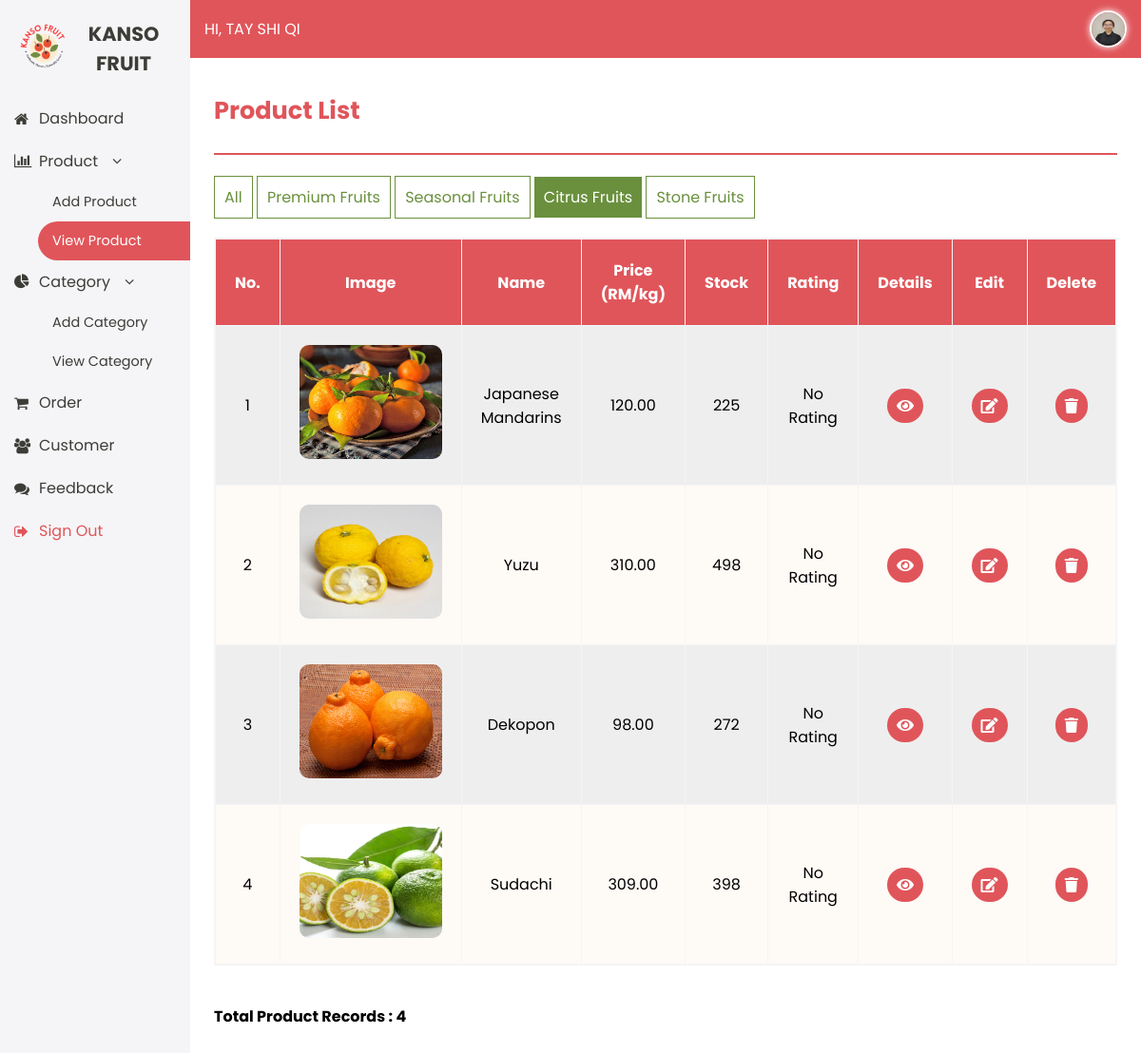
The app's page /view_product3.php (signed in) with its own data.
### tables this page shows
CREATE TABLE `admintbl` (
  `admin_id` int(11) NOT NULL,
  `admin_name` varchar(200) NOT NULL,
  `admin_email` varchar(100) NOT NULL,
  `admin_password` char(35) NOT NULL,
  `admin_contact` char(15) NOT NULL,
  `admin_gender` char(7) NOT NULL,
  `admin_image` varchar(150) NOT NULL
);

CREATE TABLE `producttbl` (
  `product_id` int(11) NOT NULL,
  `product_name` varchar(200) NOT NULL,
  `product_description` text NOT NULL,
  `product_price` decimal(10,2) NOT NULL,
  `product_stock_level` int(5) NOT NULL,
  `product_date_created` date NOT NULL,
  `product_image` varchar(150) NOT NULL,
  `category_id` int(11) NOT NULL
);

### view_product3.php (the view, shortened to what this page needs)
<?php
include "config.php";
$sess_aid = $_SESSION["sess_aid"];
$get_admin = mysqli_query($conn, "select * from admintbl where admin_id=$sess_aid");
$admin_rec = mysqli_fetch_assoc($get_admin );
?>
<!DOCTYPE HTML>
<html>
	<head>
		<link rel="stylesheet" href="css/admin_design.css" />
		<link href="https://cdnjs.cloudflare.com/ajax/libs/font-awesome/5.15.4/css/all.min.css" rel="stylesheet">
		<link rel="stylesheet" href="https://cdnjs.cloudflare.com/ajax/libs/font-awesome/4.7.0/css/font-awesome.min.css">
	</head>
	<body>
	<div id="body">
		<div id="leftnav">
			<div id="logo">
				<div class="one">
					<a href="index.html"><img src="images/logo.png" title="Kanso Fruits" alt="Kanso Fruits Logo" /></a>
				</div>
				<div class="two">
					<a href="index.html">Kanso Fruit</a>
				</div>
			</div>
			<div id="sidenav">
				<p><a href="admin_dashboard.php"><i class="fa fa-home"></i>Dashboard</a></p>
				<p class="three"><i class="fa fa-bar-chart"></i>Product<i class="fa fa-angle-down"></i></p>
					<p class="angle"><a href="add_product.php">Add Product</a></p>
					<p class="angle">
					<span style="background-color:#e0555a; color:white; border-radius:40px 0px 0px 40px; cursor:pointer; display:flex;
					align-items:center; padding:10px 15px;">
					View Product<span></p>
				<p class="three"><i class="fa fa-pie-chart"></i>Category<i class="fa fa-angle-down"></i></p>
					<p class="angle"><a href="add_category.php">Add Category</a></p>
					<p class="angle"><a href="view_category.php">View Category</a></p>
				<p><a href="view_order.php"><i class="fa fa-shopping-cart"></i>Order</a></p>
				<p><a href="view_customer.php"><i class="fa fa-users"></i>Customer</a></p>
				<p><a href="view_feedback.php"><i class="fa fa-comments"></i>Feedback</a></p>
				<p style="color:#e0555a;"><a href="admin_logout.php"><i class="fa fa-sign-out"></i>Sign Out</a></p>
			</div>
		</div>
		<div id="rightnav">
			<div id="top">
				<div class="halo">
					<p>Hi, <?php echo $admin_rec['admin_name']; ?></p>
				</div>
				<div class="profile">
					<a href="admin_profile.php">
						<?php
							if ($admin_rec["admin_image"] == "")
							{
								$filename = "admin_image/profile.png";
							}
							else
							{
								$filename = "admin_image/".$admin_rec["admin_image"];
							}
							echo "<img src='".$filename."'>";
						?>
					</a>
				</div>
			</div>
			<div id="down">
				<div class="table">
					<h3>Product List</h3>
					<hr>
					<p class="categorylink">
						<a href="view_product.php">All</a>
						<a href="view_product1.php">Premium Fruits</a>
						<a href="view_product2.php">Seasonal Fruits</a>
						<span style="padding:10px; border:none; background-color:#6a903d; color:#fff;">Citrus Fruits</span>
						<a href="view_product4.php">Stone Fruits</a>
					</p>
					<?php
					$get_product_list = mysqli_query($conn,"select * from producttbl, categorytbl where producttbl.category_id = categorytbl.category_id AND categorytbl.category_id = '4' ");
					$count = mysqli_num_rows($get_product_list);
					echo "<table border='1px' class= 'product-table'>";
						echo "<tr>";
						echo "<th>No.</th>";
						echo "<th>Image</th>";
						echo "<th>Name</th>";
						echo "<th>Price (RM/kg)</th>";
						echo "<th>Stock</th>";
						echo "<th>Rating</th>";
						echo "<th>Details</th>";
						echo "<th>Edit</th>";
						echo "<th>Delete</th>";
						echo "</tr>";
					if ($count == 0)
					{
						echo "No product record were found.";
					}
					else
					{
						$x=1;
						while($prod_rec = mysqli_fetch_assoc($get_product_list))
						{
							if ($prod_rec["product_image"] == "None")
							{
								$filename = "product_image/default.png";
							}
							else
							{
								$filename = "product_image/".$prod_rec["product_image"];
							}
							$pid = $prod_rec["product_id"];
							$get_average = mysqli_query ($conn, "select avg(item_rating) as average_rating from itemtbl where product_id =$pid AND item_rating !=0");
							$rec = mysqli_fetch_assoc ($get_average);
							echo "<tr>";
							echo "<td>". $x ."</td>";
							echo "<td><img src='".$filename."'></td>";
							echo "<td>".$prod_rec['product_name']."</td>";
							echo "<td>".number_format($prod_rec['product_price'],2)."</td>";
							echo "<td>".$prod_rec['product_stock_level']."</td>";
							echo "<td>";
							if ($rec["average_rating"] != 0)
							{
								echo " ".number_format($rec["average_rating"],2);
							}
							else
							{
								echo "No Rating";
							}
							echo "</td>";
							echo "<td><a href='view_product_detail.php?view_pk=".$prod_rec['product_id']."' class='icon fas fa-eye'></a></td>";
							echo "<td><a href='edit_product.php?edit_pk=".$prod_rec['product_id']."' class='icon fas fa-pencil-square-o '></a></td>";
							echo "<td><a href='view_product.php?del_pk=".$prod_rec['product_id']."' onclick='return confirm_delete();'
							class='icon fas fa-trash'></a></td>";
							echo "</tr>";
							$x++;
						}
					}
					echo "</table>";
					echo "<br>";
					echo "<p><b>Total Product Records : ".$count."</b></p>";
					?>
				</div>
			</div>
		</div>
	</div>
	</body>
</html>

### css/admin_design.css (style rules this page uses)
body { margin:0; padding:0; font-family:'Poppins', sans-serif; background-color:#F5F5F7; }
a { text-decoration:none; color:inherit; }
#body { display:flex; height:100vh; }
#leftnav { width:250px; background-color:#F5F5F7; color:#3C3D37; display:flex; flex-direction:column; }
#logo { display:flex; align-items:center; justify-content:center; padding:20px; text-align:center; }
#logo .one img { width:50px; height:50px; margin-right:10px; }
#logo .two a { font-size:1.3em; font-weight:bold; color:#3C3D37; text-transform:uppercase; }
#sidenav a { display:flex; align-items:center; padding:10px 15px; cursor:pointer; }
#sidenav p.three { margin:10px 0px; }
#sidenav p.three i { margin:0px 16px 0px 15px; }
#sidenav p i { margin-right:16px; width:10px; }
#sidenav p { margin:0; font-size:1em; }
#sidenav p.angle { font-size:0.9em; margin-left:40px; }
#rightnav { flex:1; display:flex; flex-direction:column; }
#top { display:flex; background-color:#e0555a; padding:2px 15px; justify-content:space-between; align-items:center; color:#fff; }
#top .halo { font-size:16px; text-transform:uppercase; }
#top .profile img { width:35px; height:35px; border-radius:100%; border:2px solid white; box-shadow:0px 0px 7px white; margin-top:7px; }
#down { flex:1; padding:10px; background-color:white; overflow-y:auto; }
.categorylink { margin-bottom:30px; }
.categorylink a { border:1px solid #6a903d; padding:10px; background-color:#fff; color:#6a903d; }
.table { padding:0px 15px; box-sizing:border-box; width:100%; }
.table h3 { font-size:1.6em; color:#e0555a; font-family:; }
.table hr { border:1px solid #e0555a; margin-bottom:2em; }
.table img { width:150px; height:120px; border-radius:10px; }
.table .product-table { width:100%; border-collapse:collapse; text-align:center; border:2px solid #F5F5F7; }
.table .product-table th { padding:20px; background-color:#e0555a; color:white; }
.table .product-table td { padding:20px; }
.table .product-table tr:nth-child(even) { background-color:#eeeeee; }
.table .product-table tr:nth-child(odd) { background-color:#FEFAF6; }
.table .product-table td a { text-decoration:none; padding:10px; border-radius:20px; color:#fff; background-color:#e0555a; }

### records on screen
admintbl: admin_name "TAY SHI QI", admin_image (picture)
producttbl: product_image (picture), product_name "Japanese Mandarins", product_price "120.00", product_stock_level "225"
producttbl: product_image (picture), product_name "Yuzu", product_price "310.00", product_stock_level "498"
producttbl: product_image (picture), product_name "Dekopon", product_price "98.00", product_stock_level "272"
producttbl: product_image (picture), product_name "Sudachi", product_price "309.00", product_stock_level "398"

### other values on screen
$count "4"
